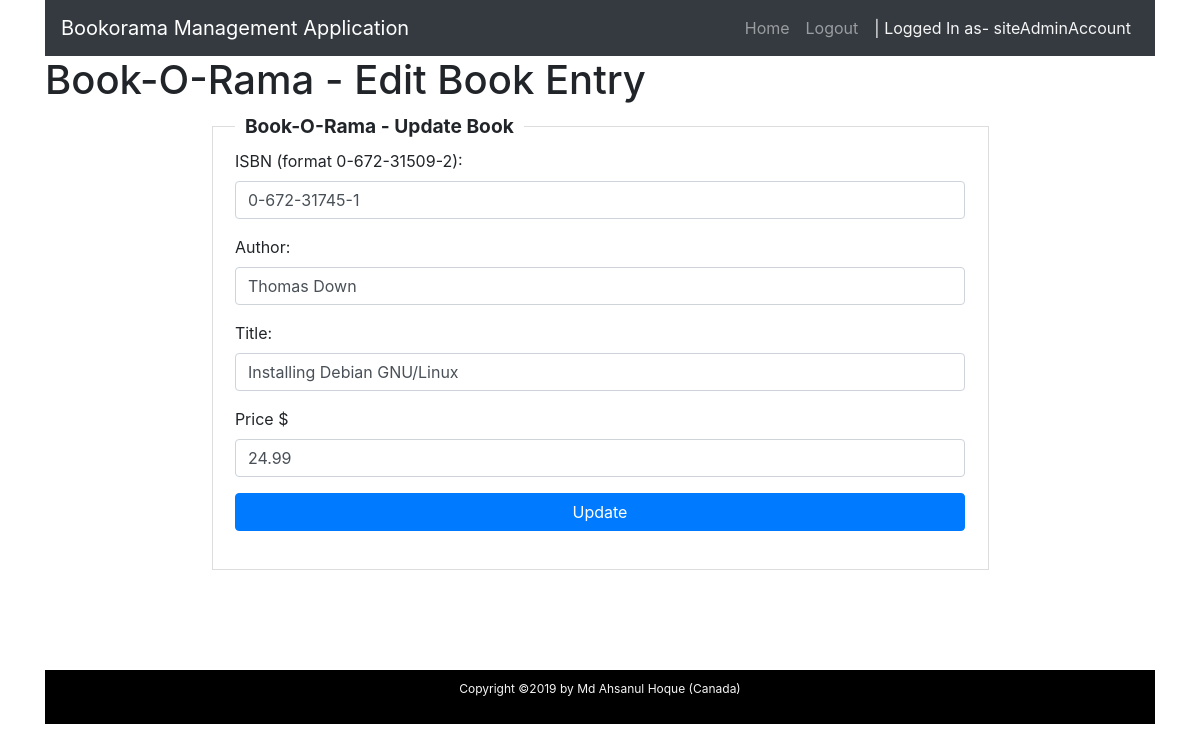
The page /admin/edit.php?bookId=2 (signed in) on the database its author committed.
### tables this page shows
create table books
(  id int unsigned not null auto_increment primary key,
isbn char(13) not null,
   author char(50),
   title char(100),
   price float(4,2),
   UNIQUE KEY unique_isbn (isbn)
);

### admin/auth/LoginHelper.php (called while the page is built, shortened)
<?php
class LoginHelper
{
    public static function isLoggedIn(){
        if ($_SESSION['isLoggedIn']){
            return true;
        }
        else{
            return false;
        }
    }
}

### admin/edit.php (the view, shortened to what this page needs)
<?php
require ('./auth/LoginHelper.php');
if (LoginHelper::isLoggedIn()) {
if(isset($_GET['bookId'])) {
    $bookId = $_GET['bookId'];
    require("../lib/config.php");
    $bookId = $mysqli->real_escape_string($bookId);
    $query = "SELECT * FROM books WHERE books.id = $bookId";
    $result = $mysqli->query($query);
    $num_results = $result->num_rows;
    if ($num_results == 0) {
        $message = "Book not found.";
    } else {
        $row = $result->fetch_assoc();
        $isbn = $row['isbn'];
        $title = $row['title'];
        $author = $row['author'];
        $price = $row['price'];
    }
} else {
    $message = "Sorry, no id provided.";
}
?>
<!doctype html>
<html>
<head>
    <link rel="stylesheet" href="../css/bootstrap/bootstrap.min.css">
    <link rel="stylesheet" href="../css/custom.css">
</head>
<body>
<div class="container">
    <nav class="navbar navbar-expand-lg navbar-dark bg-dark">
        <a class="navbar-brand" href="./index.php">Bookorama Management Application</a>
        <div class="collapse navbar-collapse" id="navbarSupportedContent">
            <ul class="navbar-nav ml-auto">
                <li class="nav-item">
                    <a class="nav-link" href="../index.php">Home</a>
                </li>
                <li class="nav-item">
                    <a class="nav-link" href="./auth/logout.php">Logout</a>
                </li>
                <li class="nav-item">
                    <a class="nav-link loggedIn-text"><?php echo "| Logged In as- ".$_SESSION['sessionUserName']; ?></a>
                </li>
            </ul>
        </div>
    </nav>
    <h1>Book-O-Rama - Edit Book Entry</h1>
    <?php
    if (isset($message)) {
        echo $message;
    } else {
        ?>
        <div class="form-content">
            <form action="update.php" method="post">
                <fieldset  class="scheduler-border">
                    <legend  class="scheduler-border">Book-O-Rama - Update Book</legend>
                    <div class="form-group">
                        <label for="isbn">ISBN (format 0-672-31509-2):</label>
                        <input type="text" class="form-control" id="isbn" value='<?php echo $isbn ?>' placeholder="Enter book isbn" name="isbn">
                    </div>
                    <div class="form-group">
                        <label for="author">Author:</label>
                        <input type="text" class="form-control" id="author" value='<?php echo $author ?>' placeholder="Enter book author" name="author">
                    </div>
                    <div class="form-group">
                        <label for="title">Title:</label>
                        <input type="text" class="form-control" id="title" value='<?php echo $title ?>' placeholder="Enter book title" name="title">
                    </div>
                    <div class="form-group">
                        <label for="price">Price $</label>
                        <input type="text" class="form-control" id="price" value='<?php echo $price ?>' placeholder="Enter book price" name="price">
                    </div>
                    <div class="form-group">
                        <button type="submit" name="submit" class="btn btn-primary btn-block">Update</button>
                    </div>
                </fieldset>
            </form>
        </div>
        <?php
    }
    include ('../layout/footer.php');
    ?>
</body>
</html>
    <?php
}else{
    header('Location: ./auth/login.php');
}
?>

### css/custom.css (style rules this page uses)
fieldset.scheduler-border { border: 1px groove #ddd !important; padding: 0 1.4em 1.4em 1.4em !important; margin: 0 0 1.5em 0 !important; -webkit-box-shadow: 0px 0px 0px 0px #000; box-shadow: 0px 0px 0px 0px #000; }
legend.scheduler-border { font-size: 1.2em !important; font-weight: bold !important; text-align: left !important; width:auto; padding:0 10px; border-bottom:none; }
.form-content { max-width: 70%; margin: 0 auto; }
.loggedIn-text { color: whitesmoke !important; }

### rows shown on the page
books: isbn "0-672-31745-1", author "Thomas Down", title "Installing Debian GNU/Linux", price "24.99"

### other values the page prints
$_SESSION['sessionUserName'] "siteAdminAccount"
